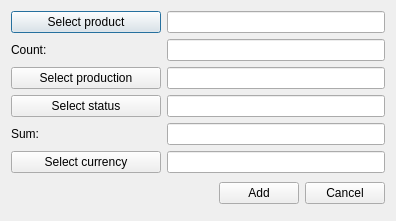
<?xml version="1.0" encoding="UTF-8"?>
<ui version="4.0">
 <class>CreatePrdnList</class>
 <widget class="QDialog" name="CreatePrdnList">
  <property name="geometry">
   <rect>
    <x>0</x>
    <y>0</y>
    <width>396</width>
    <height>221</height>
   </rect>
  </property>
  <property name="windowTitle">
   <string>Create/Update product in production list</string>
  </property>
  <property name="locale">
   <locale language="English" country="UnitedStates"/>
  </property>
  <property name="modal">
   <bool>false</bool>
  </property>
  <layout class="QGridLayout" name="gridLayout">
   <property name="leftMargin">
    <number>11</number>
   </property>
   <property name="topMargin">
    <number>11</number>
   </property>
   <property name="rightMargin">
    <number>11</number>
   </property>
   <property name="bottomMargin">
    <number>17</number>
   </property>
   <item row="1" column="0">
    <widget class="QLabel" name="countLb">
     <property name="minimumSize">
      <size>
       <width>150</width>
       <height>0</height>
      </size>
     </property>
     <property name="text">
      <string>Count:</string>
     </property>
    </widget>
   </item>
   <item row="0" column="1">
    <widget class="QLineEdit" name="productEdit">
     <property name="readOnly">
      <bool>true</bool>
     </property>
    </widget>
   </item>
   <item row="0" column="0">
    <widget class="QPushButton" name="productBtn">
     <property name="text">
      <string>Select product</string>
     </property>
    </widget>
   </item>
   <item row="3" column="0" colspan="2">
    <layout class="QHBoxLayout" name="horizontalLayout">
     <item>
      <spacer name="horizontalSpacer">
       <property name="orientation">
        <enum>Qt::Horizontal</enum>
       </property>
       <property name="sizeHint" stdset="0">
        <size>
         <width>40</width>
         <height>20</height>
        </size>
       </property>
      </spacer>
     </item>
     <item>
      <widget class="QPushButton" name="addBtn">
       <property name="text">
        <string>Add</string>
       </property>
      </widget>
     </item>
     <item>
      <widget class="QPushButton" name="cancelBtn">
       <property name="text">
        <string>Cancel</string>
       </property>
      </widget>
     </item>
    </layout>
   </item>
   <item row="1" column="1">
    <widget class="QLineEdit" name="countEdit">
     <property name="toolTip">
      <string>&lt;html&gt;&lt;head/&gt;&lt;body&gt;&lt;p&gt;For example: 400&lt;/p&gt;&lt;/body&gt;&lt;/html&gt;</string>
     </property>
    </widget>
   </item>
   <item row="2" column="0" colspan="2">
    <widget class="QWidget" name="editSectionWgt" native="true">
     <layout class="QGridLayout" name="gridLayout_3">
      <property name="leftMargin">
       <number>0</number>
      </property>
      <property name="topMargin">
       <number>0</number>
      </property>
      <property name="rightMargin">
       <number>0</number>
      </property>
      <property name="bottomMargin">
       <number>0</number>
      </property>
      <item row="2" column="0">
       <widget class="QLabel" name="sumLb">
        <property name="minimumSize">
         <size>
          <width>150</width>
          <height>0</height>
         </size>
        </property>
        <property name="text">
         <string>Sum:</string>
        </property>
       </widget>
      </item>
      <item row="2" column="1">
       <widget class="QLineEdit" name="sumEdit">
        <property name="toolTip">
         <string>&lt;html&gt;&lt;head/&gt;&lt;body&gt;&lt;p&gt;For example: 450 (depending on currency, in that case USD)&lt;/p&gt;&lt;/body&gt;&lt;/html&gt;</string>
        </property>
       </widget>
      </item>
      <item row="1" column="0">
       <widget class="QPushButton" name="statusBtn">
        <property name="text">
         <string>Select status</string>
        </property>
       </widget>
      </item>
      <item row="0" column="0">
       <widget class="QPushButton" name="productionBtn">
        <property name="text">
         <string>Select production</string>
        </property>
       </widget>
      </item>
      <item row="1" column="1">
       <widget class="QLineEdit" name="statusEdit">
        <property name="readOnly">
         <bool>true</bool>
        </property>
       </widget>
      </item>
      <item row="0" column="1">
       <widget class="QLineEdit" name="productionEdit">
        <property name="text">
         <string/>
        </property>
        <property name="readOnly">
         <bool>true</bool>
        </property>
       </widget>
      </item>
      <item row="3" column="0">
       <widget class="QPushButton" name="currencyBtn">
        <property name="text">
         <string>Select currency</string>
        </property>
       </widget>
      </item>
      <item row="3" column="1">
       <widget class="QLineEdit" name="currencyEdit">
        <property name="readOnly">
         <bool>true</bool>
        </property>
       </widget>
      </item>
     </layout>
    </widget>
   </item>
  </layout>
 </widget>
 <tabstops>
  <tabstop>productBtn</tabstop>
  <tabstop>productEdit</tabstop>
  <tabstop>countEdit</tabstop>
  <tabstop>productionBtn</tabstop>
  <tabstop>productionEdit</tabstop>
  <tabstop>statusBtn</tabstop>
  <tabstop>statusEdit</tabstop>
  <tabstop>sumEdit</tabstop>
  <tabstop>currencyBtn</tabstop>
  <tabstop>currencyEdit</tabstop>
  <tabstop>addBtn</tabstop>
  <tabstop>cancelBtn</tabstop>
 </tabstops>
 <resources/>
 <connections/>
</ui>
